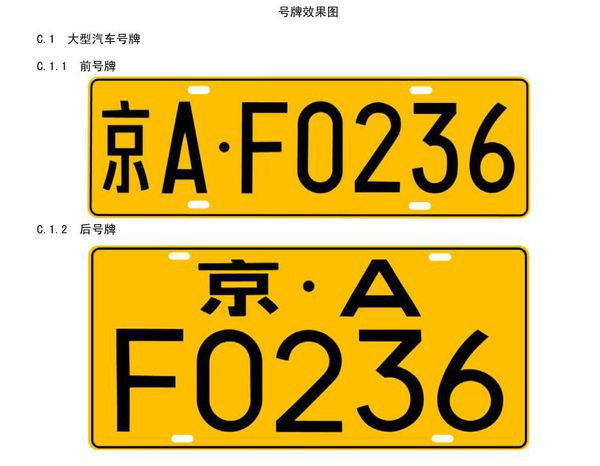
#> input picture src1/5.jpg, 600 x 466 px, given as the content of the folder /home/wangyf/daul2, which was not available
$ python svt_seg.py
#> lines starting #> are read from the running program, lines starting #| are printed output that depends on the picture; after the words box and inside, x2 and y2 are one past the last pixel; in counts of white or black regions, pixels touching at a corner belong together; pictures that were not available may be replaced by others from this repository, and a replacement may not be noted
#-*-coding:utf-8-*-
import os
import cv2
import math
import time
import argparse
import ipdb
import numpy as np
from scipy import ndimage


parse = argparse.ArgumentParser()
parse.add_argument('--filepath', type=str, default='/home/wangyf/daul2')
parse.add_argument('--FrameNum', type=int, default=2000,
                   help='test sample count')
parse.add_argument('--LowThreshold', type=int, default=50,
                   help='Canny edge detection lowthreshold')
parse.add_argument('--HighThreshold', type=int, default=180,
                   help='Canny edge detection HighThreshold')
parse.add_argument('--HoughThreshold', type=int, default=15,
                   help='Hough threshold')
args = parse.parse_args()


def ThresholdProcess(gray):
    binary = cv2.adaptiveThreshold(gray, 255, cv2.ADAPTIVE_THRESH_MEAN_C, cv2.THRESH_BINARY, 11, 2)
    return binary


def ContoursDetect(img, binary):
    Height, Width = binary.shape
    contours, hierarchy = cv2.findContours(binary, cv2.RETR_EXTERNAL, cv2.CHAIN_APPROX_SIMPLE)
    c = sorted(contours, key=cv2.contourArea)[-1]
    rect = cv2.minAreaRect(c)
    box = cv2.boxPoints(rect)
    box = np.int0(box)
    for i in box:
        i[0] = np.where(i[0] <= 0, 1, i[0])
        i[0] = np.where(i[0] >= Width, Width - 1, i[0])
        i[1] = np.where(i[1] <= 0, 1, i[1])
        i[1] = np.where(i[1] >= Height, Height - 1, i[1])
    cv2.drawContours(img, [box], -1, (255, 0, 0), 2)
    return img


def EdgeDetect(img, LowThreshold, HighThreshold):
    gray = cv2.cvtColor(img, cv2.COLOR_BGR2GRAY)
    blur = cv2.GaussianBlur(gray, (7, 7), 0)
    edges = cv2.Canny(blur, LowThreshold, HighThreshold, apertureSize=3)
    return edges


def LineDetect_Haugh1(img, edges):
    lines = cv2.HoughLines(edges, 1, np.pi / 180, args.HoughThreshold, min_theta=0.3, max_theta=2.0)
    try:
        for rho, theta in lines[0]:
            a = np.cos(theta)
            b = np.sin(theta)
            x0 = a * rho
            y0 = b * rho
            x1 = int(x0 + 1000 * (-b))
            y1 = int(y0 + 1000 * (a))
            x2 = int(x0 - 1000 * (-b))
            y2 = int(y0 - 1000 * (a))
            # cv2.line(img, (x1, y1), (x2, y2), (0, 0, 255), 1)
    except:
        return 0, 0, 0, 0, img

    return x1, x2, y1, y2, img


def Rotate(img, x1, x2, y1, y2, count):
    if x1 == x2 or y1 == y2:
        # print('==',  count)
        return img
    t = float(y2 - y1) / (x2 - x1)
    rotate_angle = math.degrees(math.atan(t))
    if rotate_angle > 45:
        rotate_angle = -90 + rotate_angle
    elif rotate_angle < -45:
        rotate_angle = 90 + rotate_angle
    # print(rotate_angle, count)
    rotate_img = ndimage.rotate(img, rotate_angle)
    return rotate_img


def Horizontal(gray):
    blur = cv2.GaussianBlur(gray, (7, 7), 0)
    binary = ThresholdProcess(blur)
    (h, w) = binary.shape
    shuiping = [0 for z in range(0, h)]
    for j in range(0, h):
        for i in range(0, w):
            if binary[j, i] == 0:
                shuiping[j] += 1
                binary[j, i] = 255
    for j in range(0, h):
        for i in range(0, shuiping[j]):
            binary[j, i] = 0
    return binary, shuiping


def SegLine(projection):
    length = len(projection)
    min_line = 1000
    line = None
    top = int(length * 0.34)
    bottom = length - top  ## TODO
    for m in range(top, bottom):
        if projection[m] < min_line:
            min_line = projection[m]
            line = m
    return line


def SegLicensePlate(line, img):
    crop_img_1 = img[0:line + 2, 0:img.shape[1]]  ## TODO: 2
    crop_img_2 = img[line + 1:img.shape[0], 0:img.shape[1]]  ## TODO: 1-2
    # crop_img11 = cv2.resize(crop_img_1, (crop_img_2.shape[1], crop_img_2.shape[0]))
    # output = np.hstack((crop_img11, crop_img_2))
    return crop_img_1, crop_img_2


def show(img, img_pad, gray, binary, img_contour, img_new, edges, img_Line,
         rotate_img, rotate_gray, binary_H, crop1, crop2):
    cv2.imshow('img', img)
    # [7 lines of commented-out code are left out]
    cv2.imshow('rotate_img', rotate_img)
    # cv2.imshow('binary_H', binary_H)
    cv2.imshow('crop1', crop1)
    cv2.imshow('crop2', crop2)
    cv2.waitKey(0)


def main(img_path):
#> called with img_path = '/home/wangyf/daul2/5.jpg'
    img = cv2.imread(img_path)
#> img is the input picture: shape (466, 600, 3); mean B, G, R 120.1, 194.9, 220.3
    img_pad = cv2.copyMakeBorder(img, 3, 3, 3, 3, cv2.BORDER_REPLICATE)  ##TODO
    gray = cv2.cvtColor(img_pad, cv2.COLOR_BGR2GRAY)
    binary = ThresholdProcess(gray)
#> in ThresholdProcess, `binary = cv2.adaptiveThreshold(gray, 255, cv2.ADAPTIVE_THRESH_MEAN_C, ..`:
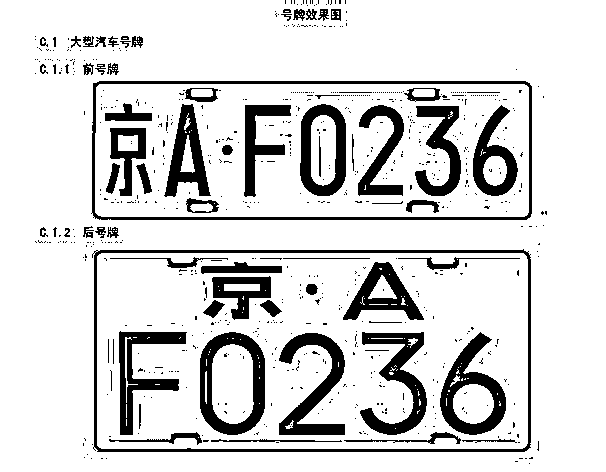
#> binary: shape (472, 606); 84.8% white; 746 black regions (671 under 20 px)
    img_contour = ContoursDetect(img_pad.copy(), binary)
#> in ContoursDetect, `contours, hierarchy = cv2.findContours(binary, cv2.RETR_EXTERNAL, cv2...`: contours = 1 contour; box (x1, y1, x2, y2) and area: (0, 0, 606, 472) 284860
#> in ContoursDetect, `c = sorted(contours, key=cv2.contourArea)[-1]`: c = contour of 69 points, box (x1, y1, x2, y2) (0, 0, 606, 472), area 284860
#> in ContoursDetect, `rect = cv2.minAreaRect(c)`: rect = ((302.5, 235.5), (471, 605), -90)
#> in ContoursDetect, `box = cv2.boxPoints(rect)`: box = [[605, 471], [-1.44e-14, 471], [0, 0], [605, 0]]
#> in ContoursDetect, `box = np.int0(box)`: box = [[605, 471], [0, 471], [0, 0], [605, 0]]
#> the loop in ContoursDetect, `for i in box:` made 4 passes
    Height, Width, _ = img_contour.shape
#> Height = 472; Width = 606

    t1 = int(Height * 0.35)
#> t1 = 165
    img_contour_crop1 = img_contour[0:t1, ]
    img_contour_crop2 = img_contour[Height - t1:Height, ]
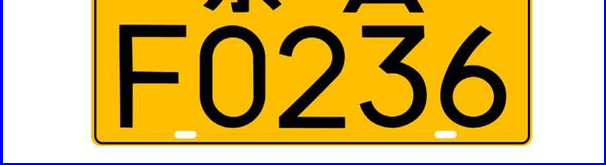
#> img_contour_crop2: shape (165, 606, 3); mean of channels 0, 1, 2 96.1, 178.3, 208.2; drawn as B, G, R
    img_new = np.vstack((img_contour_crop1, img_contour_crop2))

    edges = EdgeDetect(img_new, args.LowThreshold, args.HighThreshold)
#> in EdgeDetect, `gray = cv2.cvtColor(img, cv2.COLOR_BGR2GRAY)`:
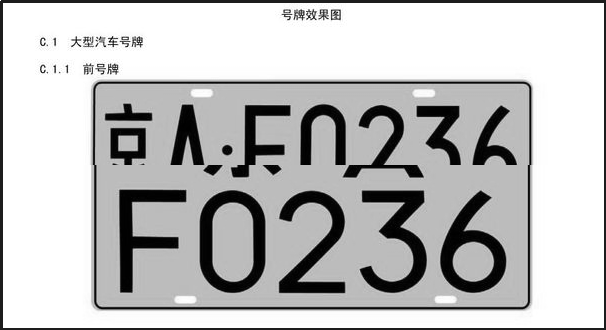
#> gray: shape (330, 606); min 0, max 255, mean 191.2
#> in EdgeDetect, `edges = cv2.Canny(blur, LowThreshold, HighThreshold, apertureSize=3)`:
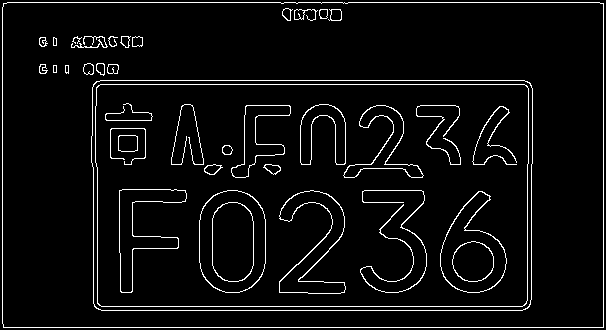
#> edges: shape (330, 606); 5% white in thin lines or dots
    x1, x2, y1, y2, img_Line = LineDetect_Haugh1(img_pad.copy(), edges)
#> the loop in LineDetect_Haugh1, `for rho, theta in lines[0]:` made 1 pass
#> (rho, theta, a, b, x0, y0, x1, y1) on pass 1: (83, 1.57, -0.00329, 1, -0.273, 83, -1000, 79)
#> x1 = -1000; x2 = 999; y1 = 79; y2 = 86
    rotate_img = Rotate(img_pad.copy(), x1, x2, y1, y2, count)
#> in Rotate, `t = float(y2 - y1) / (x2 - x1)`: t = 0.0035
#> in Rotate, `rotate_angle = math.degrees(math.atan(t))`: rotate_angle = 0.201
    H, W = rotate_img.shape[0], rotate_img.shape[1]
#> H = 474; W = 608
    rotate_img = rotate_img[3:H - 3, 3:W - 3]
#> rotate_img: shape (468, 602, 3)
    # rotate_img = cv2.resize(rotate_img, (150, 80)) # 60
    rotate_gray = cv2.cvtColor(rotate_img, cv2.COLOR_BGR2GRAY)
    binary_H, projection_H = Horizontal(rotate_gray)
#> in ThresholdProcess (call 2), `binary = cv2.adaptiveThreshold(gray, 255, cv2.ADAPTIVE_THRESH_MEAN_C, ..`: binary: shape (468, 602); 83.6% white; 69 black regions (13 under 20 px), largest, box (x1, y1, x2, y2) and area: (91, 246, 530, 451) 6220, (89, 77, 531, 219) 5550, (198, 331, 264, 433) 2896
#> after the loop in Horizontal, `for j in range(0, h):`: binary: shape (468, 602); every value is 255
#> after the loop in Horizontal, `for j in range(0, h):`:
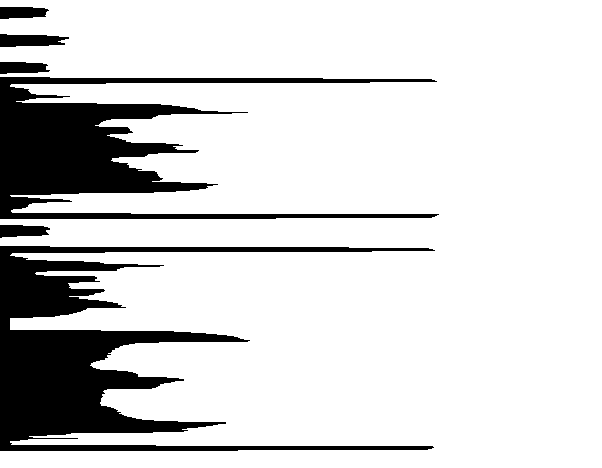
#> binary: shape (468, 602); 83.6% white; 6 black regions, box (x1, y1, x2, y2) and area: (0, 246, 435, 451) 24644, (0, 77, 439, 219) 19290, (0, 34, 69, 47) 691, (0, 225, 50, 238) 512, (0, 7, 49, 19) 493, (0, 62, 50, 74) 492
#> projection_H = 468 values, max 439 at index 214, min 0 at index 0, mean 98.55
    line_H = SegLine(projection_H)
#> in SegLine, `length = len(projection)`: length = 468
#> in SegLine, `top = int(length * 0.34)`: top = 159
#> in SegLine, `bottom = length - top`: bottom = 309
#> the loop in SegLine, `for m in range(top, bottom):` made 150 passes
#> min_line on passes 1, 2, 35, 36, 37, 61: 112, 111, 79, 51, 10, 0
#> after the loop in SegLine, `for m in range(top, bottom):`: line = 219; min_line = 0
#> line_H = 219
    crop1, crop2 = SegLicensePlate(line_H, rotate_img)
#> in SegLicensePlate, `crop_img_1 = img[0:line + 2, 0:img.shape[1]]`:
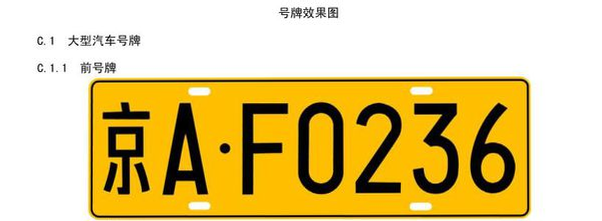
#> crop_img_1: shape (221, 602, 3); mean of channels 0, 1, 2 139.3, 201.9, 223.1; drawn as B, G, R
#> in SegLicensePlate, `crop_img_2 = img[line + 1:img.shape[0], 0:img.shape[1]]`:
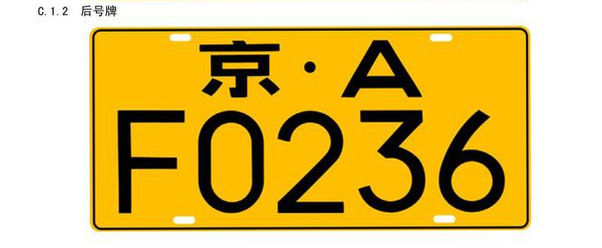
#> crop_img_2: shape (248, 602, 3); mean of channels 0, 1, 2 105.7, 189.9, 218.4; drawn as B, G, R
    # show(img, img_pad, gray, binary, img_contour, img_new, edges, img_Line, rotate_img, rotate_gray, binary_H, crop1, crop2)


if __name__ == '__main__':
    start = time.time()
    count = 0
    for filename in os.listdir(args.filepath):
        img_path = os.path.join(args.filepath, '%s' % filename)
        count += 1
        if count > args.FrameNum:
            break
        main(img_path)
    end = time.time()
    fps = count / (end - start)
    print(fps)

$ run again, on src1/6.jpg
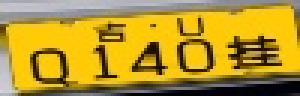
#> input picture src1/6.jpg, 100 x 32 px, given as the content of the folder /home/wangyf/daul2, which was not available (shown 3 times larger)
#> in main, img is the input picture: shape (32, 100, 3); mean B, G, R 45.5, 150, 180.7
#> in ThresholdProcess, `binary = cv2.adaptiveThreshold(gray, 255, cv2.ADAPTIVE_THRESH_MEAN_C, ..`:
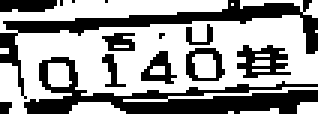
#> binary: shape (38, 106) (shown 3 times larger); 60.2% white; 14 black regions (5 under 20 px)
#> contours = 11 contours, 7 with area under 20; largest, box (x1, y1, x2, y2) and area: (0, 0, 106, 38) 2236, (16, 21, 24, 29) 42, (23, 34, 42, 38) 40, (80, 0, 106, 6) 22
#> c = contour of 152 points, box (x1, y1, x2, y2) (0, 0, 106, 38), area 2236
#> rect = ((51.43, 14.59), (106.1, 35.68), -5.89)
#> in ContoursDetect, `box = cv2.boxPoints(rect)`: box = [[0.492, 37.77], [-3.17, 2.29], [102.4, -8.59], [106, 26.89]]
#> in ContoursDetect, `box = np.int0(box)`: box = [[0, 37], [-3, 2], [102, -8], [106, 26]]
#> the loop in ContoursDetect, `for i in box:` made 4 passes
#> img: shape (38, 106, 3)
#> edges: shape (26, 106); 14.2% white in thin lines or dots
#> lines = 148 rows, first 8: [23, 1.47], [4, 1.56], [24, 1.45], [22, 1.49], [17, 1.54], [11, 1.59], [5, 1.52], [18, 1.52]
#> the loop in LineDetect_Haugh1, `for rho, theta in lines[0]:` made 1 pass
#> (rho, theta, a, b, x0, y0, x1, y1) on pass 1: (23, 1.47, 0.101, 0.995, 2.33, 22.88, -992, 124)
#> in main, `x1, x2, y1, y2, img_Line = LineDetect_Haugh1(img_pad.copy(), edges)`: x1 = -992; x2 = 997; y1 = 124; y2 = -78
#> t = -0.102
#> rotate_angle = -5.8
#> projection_H = 43 values, max 103 at index 39, min 6 at index 31, mean 48.51
#> length = 43
#> top = 14
#> bottom = 29
#> the loop in SegLine, `for m in range(top, bottom):` made 15 passes
#> min_line on pass 1: 23
#> after the loop in SegLine, `for m in range(top, bottom):`: line = 14; min_line = 23
#> line_H = 14
#> in SegLicensePlate, `crop_img_2 = img[line + 1:img.shape[0], 0:img.shape[1]]`:
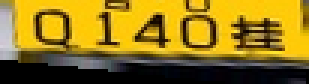
#> crop_img_2: shape (28, 103, 3) (shown 3 times larger); mean of channels 0, 1, 2 27.7, 117.7, 144.5; drawn as B, G, R
